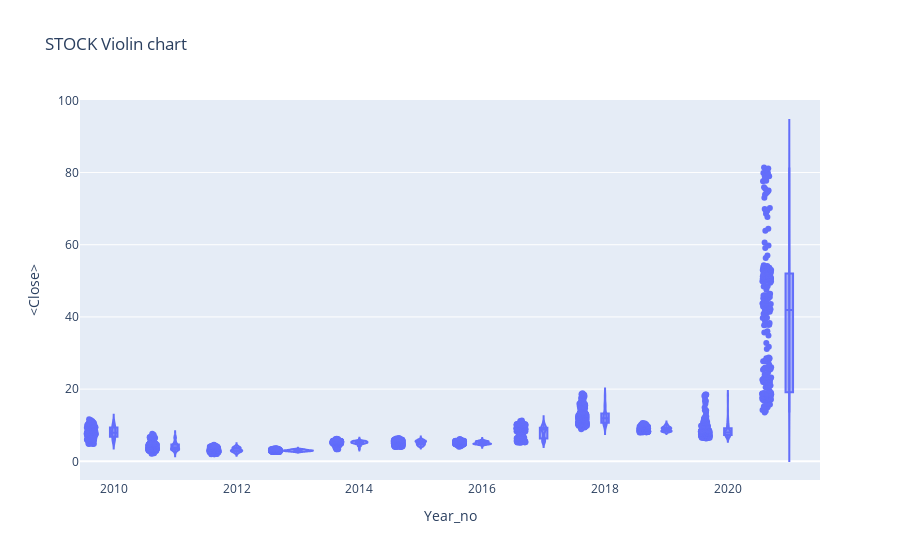

This figure's notebook cell:
### Code cell
#px.violin(df_tips, y="tip", x="smoker", color="sex", box=True, points="all",
#          hover_data=df_tips.columns)

fig = go.Figure()
px.violin(df,x='Year_no',y='<Close>',box =True, points='all',
         hover_data=df.columns, title = 'STOCK Violin chart')

### Figure 1 — Plotly figure (JSON) as saved in the notebook; plotly's stock layout.template omitted (floating-point values rounded to 4 significant figures; data arrays with more than 128 entries replaced by an {"elided": "..."} marker saying what was removed)
{"data": [{"alignmentgroup": "True", "box": {"visible": true}, "customdata": {"elided": "2923x3 mixed values"}, "hovertemplate": "Year_no=%{x}<br><Close>=%{y}<br>datetime=%{customdata[0]}<br><Volume>=%{customdata[1]}<br>Period=%{customdata[2]}<extra></extra>", "legendgroup": "", "marker": {"color": "#636efa"}, "name": "", "offsetgroup": "", "orientation": "v", "points": "all", "scalegroup": "True", "showlegend": false, "type": "violin", "x": {"elided": "2923 int values"}, "x0": " ", "xaxis": "x", "y": {"elided": "2923 float values"}, "y0": " ", "yaxis": "y"}], "layout": {"legend": {"tracegroupgap": 0}, "title": {"text": "STOCK Violin chart"}, "violinmode": "group", "xaxis": {"anchor": "y", "domain": [0, 1], "title": {"text": "Year_no"}}, "yaxis": {"anchor": "x", "domain": [0, 1], "title": {"text": "<Close>"}}}}
